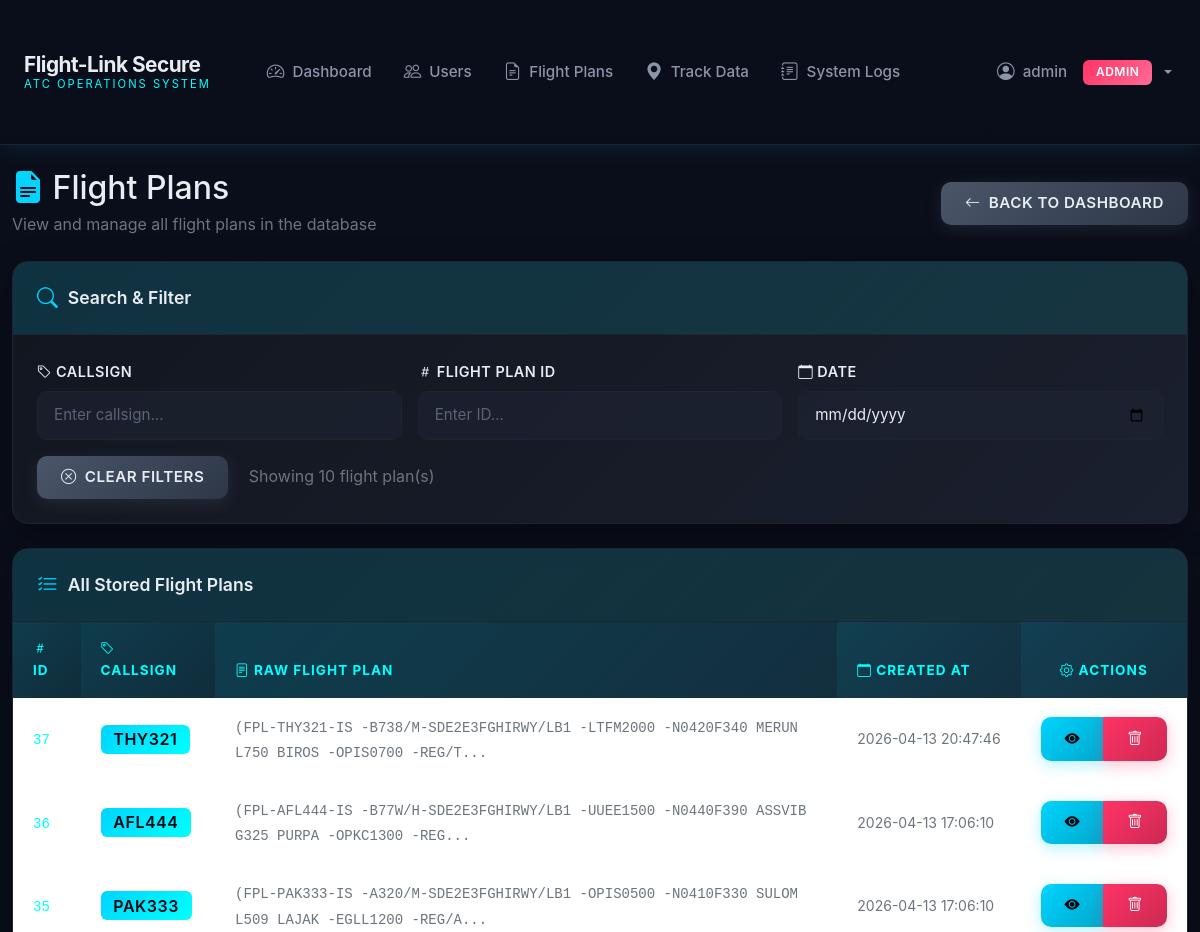
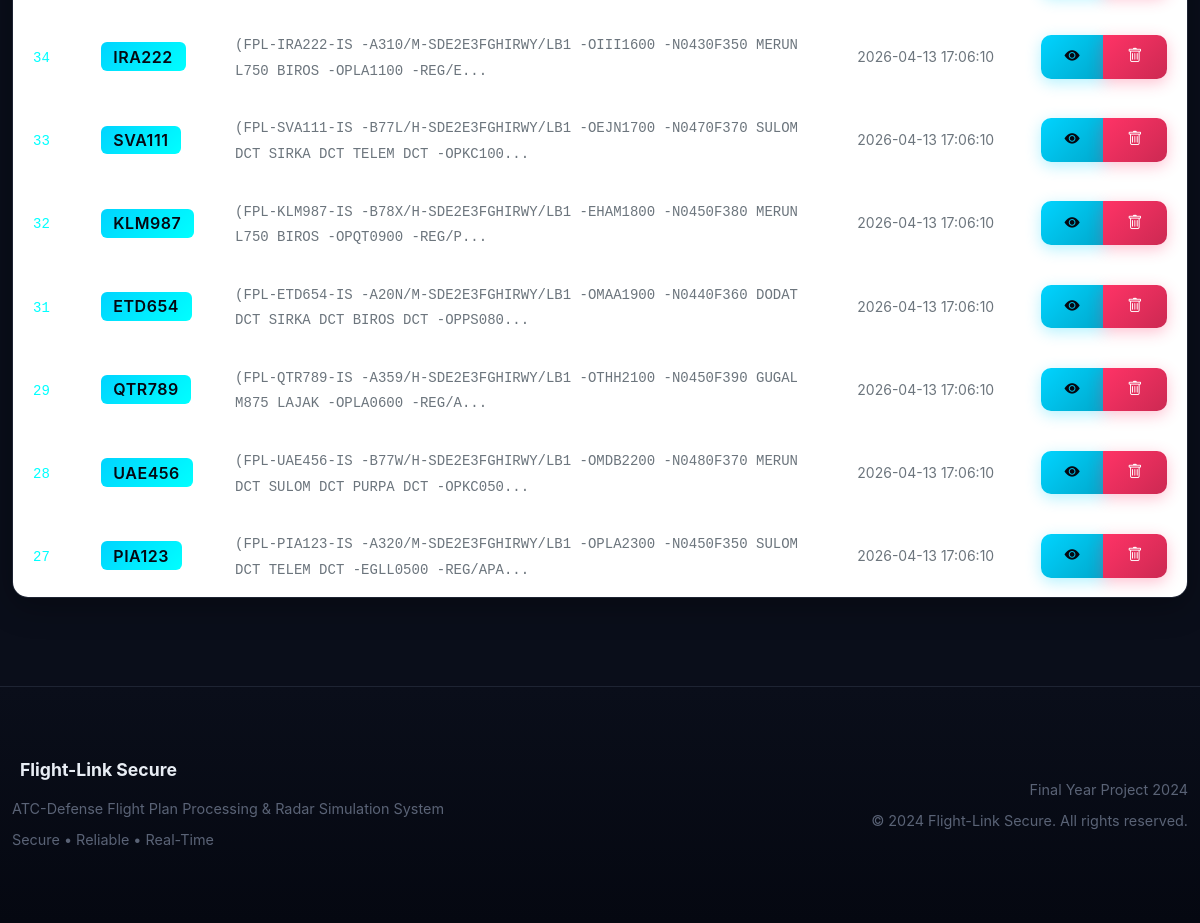
The page /admin/flight-plans (signed in) on the database as committed earlier (2 pictures, top to bottom).
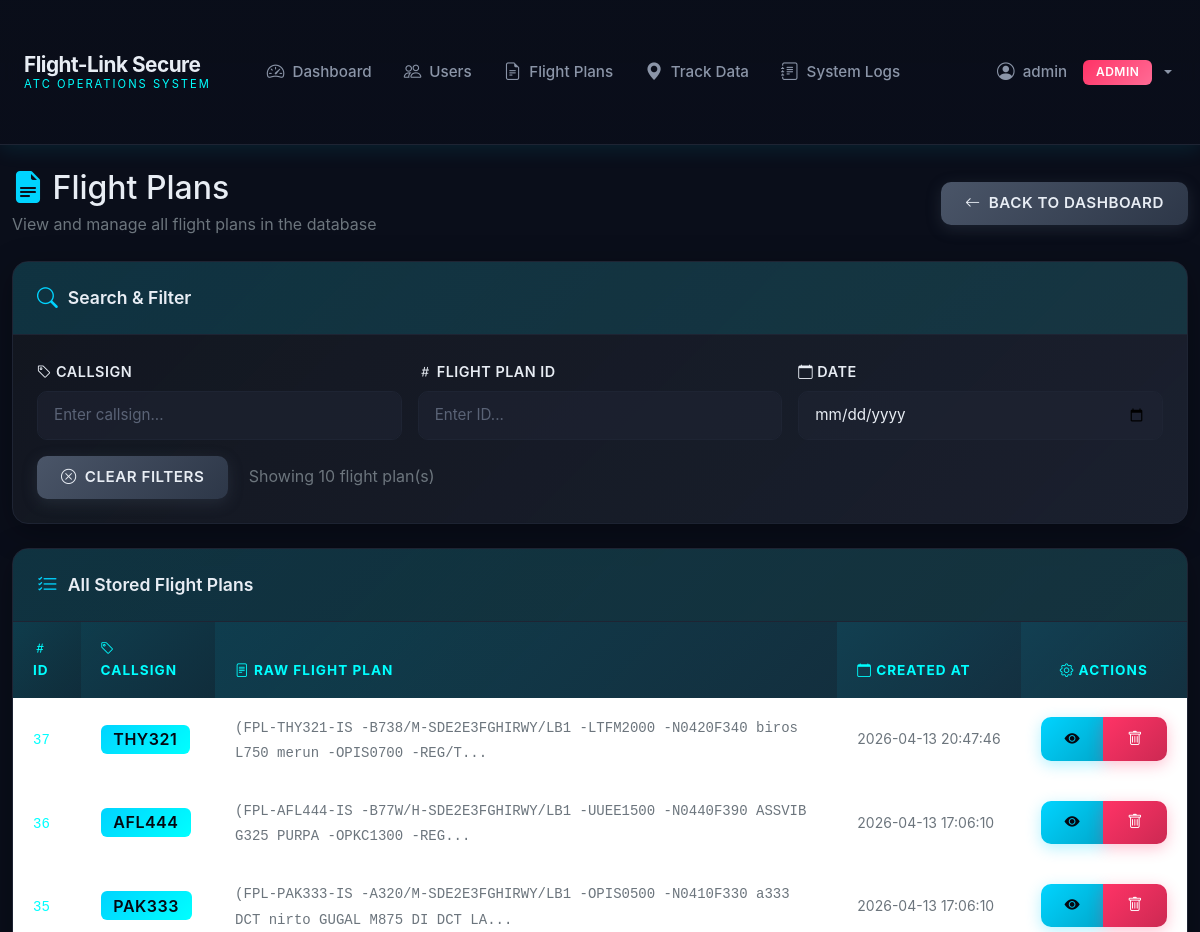
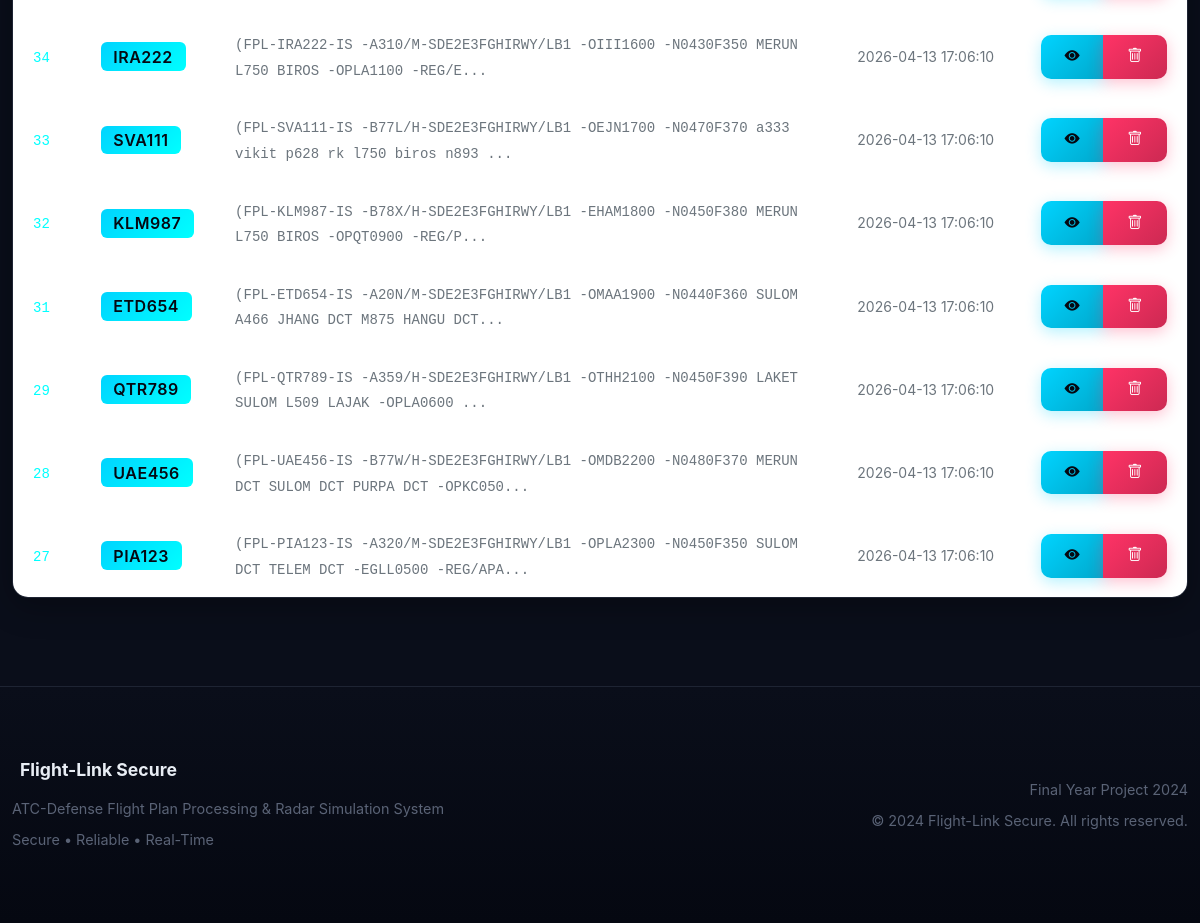
The same page on the database as committed later (2 pictures, top to bottom).
### app/models/__init__.py (models this page shows, shortened)
class FlightPlan(db.Model):
    __tablename__ = 'flight_plans'
    id = db.Column(db.Integer, primary_key=True)
    callsign = db.Column(db.String(20), unique=True, nullable=False, index=True)
    raw_flight_plan = db.Column(db.Text, nullable=False)
    created_at = db.Column(db.DateTime, default=datetime.utcnow)
    track_data = db.relationship('TrackData', backref='flight_plan', lazy=True, cascade='all, delete-orphan')

### app/routes/admin.py (the view)
@bp.route('/admin/flight-plans')
@login_required
@admin_required
def admin_flight_plans():
    flight_plans = FlightPlan.query.order_by(FlightPlan.created_at.desc()).all()
    return render_template('admin/flight_plans.html', flight_plans=flight_plans)

### app/models/__init__.py (called while the page is built)
    @property
    def is_authenticated(self):
        return True

    def is_admin(self):
        return self.role == 'admin'

### templates/admin/flight_plans.html (shortened to what the changed rows need)
{% extends "base.html" %}
{% block content %}
<div class="container-fluid py-4">
    <div class="d-flex justify-content-between align-items-center mb-4">
        <div>
            <h2 class="mb-1"><i class="bi bi-file-earmark-text-fill text-radar-blue"></i> Flight Plans</h2>
        </div>
    </div>
    <div class="card">
        <div class="card-body p-0">
            <div class="table-responsive">
                <table class="table table-hover mb-0" id="flightPlansTable">
                    <thead>
                        <tr>
                            <th><i class="bi bi-hash"></i> ID</th>
                            <th><i class="bi bi-tag"></i> Callsign</th>
                            <th><i class="bi bi-file-text"></i> Raw Flight Plan</th>
                            <th><i class="bi bi-calendar"></i> Created At</th>
                            <th class="text-center"><i class="bi bi-gear"></i> Actions</th>
                        </tr>
                    </thead>
                    <tbody>
                        {% for fp in flight_plans %}
                        <tr data-id="{{ fp.id }}" data-callsign="{{ fp.callsign }}" data-date="{{ fp.created_at.strftime('%Y-%m-%d') }}">
                            <td><code class="text-radar-cyan">{{ fp.id }}</code></td>
                            <td><span class="badge badge-primary fs-6">{{ fp.callsign }}</span></td>
                            <td>
                                <code class="small text-secondary">{{ fp.raw_flight_plan[:100] }}{% if fp.raw_flight_plan|length > 100 %}...{% endif %}</code>
                            </td>
                            <td class="text-nowrap"><small class="text-secondary">{{ fp.created_at.strftime('%Y-%m-%d %H:%M:%S') }}</small></td>
                            <td class="text-center">
                                <div class="btn-group" role="group">
                                    <button class="btn btn-sm btn-primary" data-bs-toggle="modal" data-bs-target="#fpModal{{ fp.id }}" title="View Details">
                                        <i class="bi bi-eye-fill"></i>
                                    </button>
                                    <button class="btn btn-sm btn-danger" onclick="deletePlan({{ fp.id }}, '{{ fp.callsign }}')" title="Delete">
                                        <i class="bi bi-trash"></i>
                                    </button>
                                </div>
                            </td>
                        </tr>
                        {% endfor %}
                    </tbody>
                </table>
            </div>
        </div>
    </div>
</div>
{% endblock %}

Rows that differ between the two databases and show on the page:
changed FlightPlan "THY321": raw_flight_plan "(FPL-THY321-IS -B738/M-SDE2E3FGHIRWY/LB1 -LTFM2000 -N0420F340 MERUN L750 BIROS -OPIS0700 -REG/T" → "(FPL-THY321-IS -B738/M-SDE2E3FGHIRWY/LB1 -LTFM2000 -N0420F340 biros L750 merun -OPIS0700 -REG/T"
changed FlightPlan "PAK333": raw_flight_plan "(FPL-PAK333-IS -A320/M-SDE2E3FGHIRWY/LB1 -OPIS0500 -N0410F330 SULOM L509 LAJAK -EGLL1200 -REG/A" → "(FPL-PAK333-IS -A320/M-SDE2E3FGHIRWY/LB1 -OPIS0500 -N0410F330 a333 DCT nirto GUGAL M875 DI DCT LA"
changed FlightPlan "SVA111": raw_flight_plan "(FPL-SVA111-IS -B77L/H-SDE2E3FGHIRWY/LB1 -OEJN1700 -N0470F370 SULOM DCT SIRKA DCT TELEM DCT -OPKC100" → "(FPL-SVA111-IS -B77L/H-SDE2E3FGHIRWY/LB1 -OEJN1700 -N0470F370 a333 vikit p628 rk l750 biros n893"
changed FlightPlan "ETD654": raw_flight_plan "(FPL-ETD654-IS -A20N/M-SDE2E3FGHIRWY/LB1 -OMAA1900 -N0440F360 DODAT DCT SIRKA DCT BIROS DCT -OPPS080" → "(FPL-ETD654-IS -A20N/M-SDE2E3FGHIRWY/LB1 -OMAA1900 -N0440F360 SULOM A466 JHANG DCT M875 HANGU DCT"
changed FlightPlan "QTR789": raw_flight_plan "(FPL-QTR789-IS -A359/H-SDE2E3FGHIRWY/LB1 -OTHH2100 -N0450F390 GUGAL M875 LAJAK -OPLA0600 -REG/A" → "(FPL-QTR789-IS -A359/H-SDE2E3FGHIRWY/LB1 -OTHH2100 -N0450F390 LAKET SULOM L509 LAJAK -OPLA0600"
